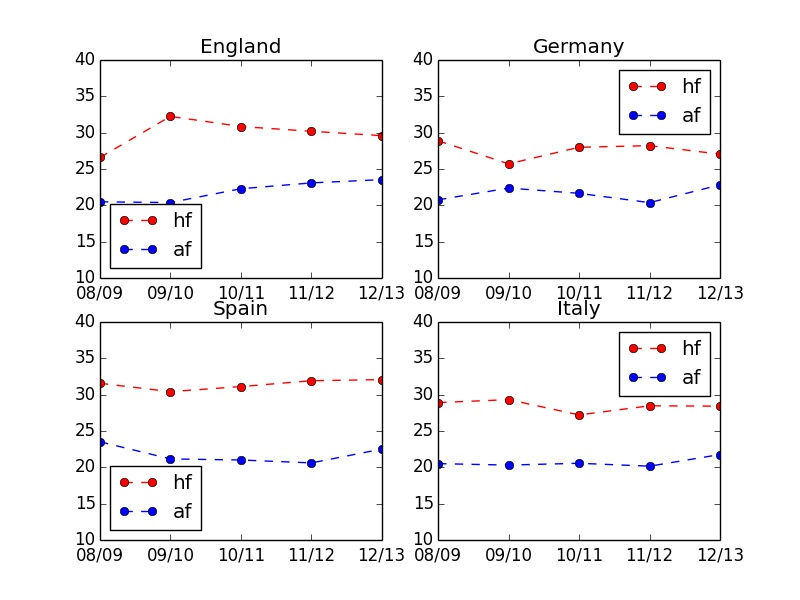

Recreate this plot in Python.
import re
import numpy as np
from pandas import DataFrame
import matplotlib.pyplot as plt
import pandas as pd
#pd.set_option('display.mpl_style', 'default')

#read data from html source code from ESPN : http://espnfc.com/?cc=5901
#in this website, we download the club statistics from 08/09 to 12/13 for six highest European leagues,
#which are Premier(English), Dutch, French, Bundesliga(German), SerieA(Italy) and La liga(Spanish)

#since each data sets (html source code) have different patterns, we need to load them one by one
#then answer the question whether the home-team has some advantages
#read data for English league
filename = 'premier0809.txt'
txt = open(filename)
data1 = txt.read()
data2 = data1.split('Manchester United')
data3 = data2[1].split('tbody')
regex = re.compile('>-*[0-9]+')
data4 = regex.findall(data3[0])
data5 = ' '+' '.join(data4)
data6 = data5.split(' >')[1:]
data7 = ['1']+data6
data8 = np.array(data7).reshape(20,19)
index = data8[:,0]
premier0809 = DataFrame(data8,columns =['id','op','ow','od','ol','of','oa','hw','hd','hl','hf','ha','aw','ad','al','af','aa','gd','pts'],dtype='float64',index=index)

filename = 'premier0910.txt'
txt = open(filename)
data1 = txt.read()
data2 = data1.split('Chelsea')
data3 = data2[1].split('tbody')
regex = re.compile('>-*[0-9]+')
data4 = regex.findall(data3[0])
data5 = ' '+' '.join(data4)
data6 = data5.split(' >')[1:]
data7 = ['1']+data6
data8 = np.array(data7).reshape(20,19)
index = data8[:,0]
premier0910 = DataFrame(data8,columns =['id','op','ow','od','ol','of','oa','hw','hd','hl','hf','ha','aw','ad','al','af','aa','gd','pts'],dtype='float64',index=index)

filename = 'premier1011.txt'
txt = open(filename)
data1 = txt.read()
data2 = data1.split('Manchester United')
data3 = data2[1].split('tbody')
regex = re.compile('>-*[0-9]+')
data4 = regex.findall(data3[0])
data5 = ' '+' '.join(data4)
data6 = data5.split(' >')[1:]
data7 = ['1']+data6
data8 = np.array(data7).reshape(20,19)
index = data8[:,0]
premier1011 = DataFrame(data8,columns =['id','op','ow','od','ol','of','oa','hw','hd','hl','hf','ha','aw','ad','al','af','aa','gd','pts'],dtype='float64',index=index)

filename = 'premier1112.txt'
txt = open(filename)
data1 = txt.read()
data2 = data1.split('Manchester City')
data3 = data2[1].split('tbody')
regex = re.compile('>-*[0-9]+')
data4 = regex.findall(data3[0])
data5 = ' '+' '.join(data4)
data6 = data5.split(' >')[1:]
data7 = ['1']+data6
data8 = np.array(data7).reshape(20,19)
index = data8[:,0]
premier1112 = DataFrame(data8,columns =['id','op','ow','od','ol','of','oa','hw','hd','hl','hf','ha','aw','ad','al','af','aa','gd','pts'],dtype='float64',index=index)

filename = 'premier1213.txt'
txt = open(filename)
data1 = txt.read()
data2 = data1.split('Manchester United')
data3 = data2[1].split('tbody')
regex = re.compile('>-*[0-9]+')
data4 = regex.findall(data3[0])
data5 = ' '+' '.join(data4)
data6 = data5.split(' >')[1:]
data7 = ['1']+data6
data8 = np.array(data7).reshape(20,19)
index = data8[:,0]
premier1213 = DataFrame(data8,columns =['id','op','ow','od','ol','of','oa','hw','hd','hl','hf','ha','aw','ad','al','af','aa','gd','pts'],dtype='float64',index=index)

premier1213hf = premier1213['hf']
premier1213af = premier1213['af']

#compute the different performances for home team and guest team
premierhf = [np.mean(premier0809['hf']),np.mean(premier0910['hf']),np.mean(premier1011['hf']),np.mean(premier1112['hf']),np.mean(premier1213['hf'])]
premieraf = [np.mean(premier0809['af']),np.mean(premier0910['af']),np.mean(premier1011['af']),np.mean(premier1112['af']),np.mean(premier1213['af'])]
#print premierhf
#print premieraf

#read data for German league
filename = 'bundesliga0809.txt'
txt = open(filename)
data1 = txt.read()
data2 = data1.split('VfL Wolfsburg')
data3 = data2[1].split('tbody')
regex = re.compile('>-*[0-9]+')
data4 = regex.findall(data3[0])
data5 = ' '+' '.join(data4)
data6 = data5.split(' >')[1:]
data7 = ['1']+data6
data8 = np.array(data7).reshape(18,19)
index = data8[:,0]
bundesliga0809 = DataFrame(data8,columns =['id','op','ow','od','ol','of','oa','hw','hd','hl','hf','ha','aw','ad','al','af','aa','gd','pts'],dtype='float64',index=index)

filename = 'bundesliga0910.txt'
txt = open(filename)
data1 = txt.read()
data2 = data1.split('Bayern Munich')
data3 = data2[1].split('tbody')
regex = re.compile('>-*[0-9]+')
data4 = regex.findall(data3[0])
data5 = ' '+' '.join(data4)
data6 = data5.split(' >')[1:]
data7 = ['1']+data6
data8 = np.array(data7).reshape(18,19)
index = data8[:,0]
bundesliga0910 = DataFrame(data8,columns =['id','op','ow','od','ol','of','oa','hw','hd','hl','hf','ha','aw','ad','al','af','aa','gd','pts'],dtype='float64',index=index)

filename = 'bundesliga1011.txt'
txt = open(filename)
data1 = txt.read()
data2 = data1.split('Borussia Dortmund')
data3 = data2[1].split('tbody')
regex = re.compile('>-*[0-9]+')
data4 = regex.findall(data3[0])
data5 = ' '+' '.join(data4)
data6 = data5.split(' >')[1:]
data7 = ['1']+data6
data8 = np.array(data7).reshape(18,19)
index = data8[:,0]
bundesliga1011 = DataFrame(data8,columns =['id','op','ow','od','ol','of','oa','hw','hd','hl','hf','ha','aw','ad','al','af','aa','gd','pts'],dtype='float64',index=index)

filename = 'bundesliga1112.txt'
txt = open(filename)
data1 = txt.read()
data2 = data1.split('Borussia Dortmund')
data3 = data2[1].split('tbody')
regex = re.compile('>-*[0-9]+')
data4 = regex.findall(data3[0])
data5 = ' '+' '.join(data4)
data6 = data5.split(' >')[1:]
data7 = ['1']+data6
data8 = np.array(data7).reshape(18,19)
index = data8[:,0]
bundesliga1112 = DataFrame(data8,columns =['id','op','ow','od','ol','of','oa','hw','hd','hl','hf','ha','aw','ad','al','af','aa','gd','pts'],dtype='float64',index=index)

filename = 'bundesliga1213.txt'
txt = open(filename)
data1 = txt.read()
data2 = data1.split('Bayern Munich')
data3 = data2[1].split('tbody')
regex = re.compile('>-*[0-9]+')
data4 = regex.findall(data3[0])
data5 = ' '+' '.join(data4)
data6 = data5.split(' >')[1:]
data7 = ['1']+data6
data8 = np.array(data7).reshape(18,19)
index = data8[:,0]
bundesliga1213 = DataFrame(data8,columns =['id','op','ow','od','ol','of','oa','hw','hd','hl','hf','ha','aw','ad','al','af','aa','gd','pts'],dtype='float64',index=index)

bundesligahf = [np.mean(bundesliga0809['hf']),np.mean(bundesliga0910['hf']),np.mean(bundesliga1011['hf']),np.mean(bundesliga1112['hf']),np.mean(bundesliga1213['hf'])]
bundesligaaf = [np.mean(bundesliga0809['af']),np.mean(bundesliga0910['af']),np.mean(bundesliga1011['af']),np.mean(bundesliga1112['af']),np.mean(bundesliga1213['af'])]


#read data for Dutch league
filename = 'dutch0809.txt'
txt = open(filename)
data1 = txt.read()
data2 = data1.split('AZ Alkmaar')
data3 = data2[1].split('tbody')
regex = re.compile('>-*[0-9]+')
data4 = regex.findall(data3[0])
data5 = ' '+' '.join(data4)
data6 = data5.split(' >')[1:]
data7 = ['1']+data6
data8 = np.array(data7).reshape(18,19)
index = data8[:,0]
dutch0809 = DataFrame(data8,columns =['id','op','ow','od','ol','of','oa','hw','hd','hl','hf','ha','aw','ad','al','af','aa','gd','pts'],dtype='float64',index=index)

filename = 'dutch0910.txt'
txt = open(filename)
data1 = txt.read()
data2 = data1.split('Twente Enschede')
data3 = data2[1].split('tbody')
regex = re.compile('>-*[0-9]+')
data4 = regex.findall(data3[0])
data5 = ' '+' '.join(data4)
data6 = data5.split(' >')[1:]
data7 = ['1']+data6
data8 = np.array(data7).reshape(18,19)
index = data8[:,0]
dutch0910 = DataFrame(data8,columns =['id','op','ow','od','ol','of','oa','hw','hd','hl','hf','ha','aw','ad','al','af','aa','gd','pts'],dtype='float64',index=index)

filename = 'dutch1011.txt'
txt = open(filename)
data1 = txt.read()
data2 = data1.split('Ajax Amsterdam')
data3 = data2[1].split('tbody')
regex = re.compile('>-*[0-9]+')
data4 = regex.findall(data3[0])
data5 = ' '+' '.join(data4)
data6 = data5.split(' >')[1:]
data7 = ['1']+data6
data8 = np.array(data7).reshape(18,19)
index = data8[:,0]
dutch1011 = DataFrame(data8,columns =['id','op','ow','od','ol','of','oa','hw','hd','hl','hf','ha','aw','ad','al','af','aa','gd','pts'],dtype='float64',index=index)

filename = 'dutch1112.txt'
txt = open(filename)
data1 = txt.read()
data2 = data1.split('Ajax Amsterdam')
data3 = data2[1].split('tbody')
regex = re.compile('>-*[0-9]+')
data4 = regex.findall(data3[0])
data5 = ' '+' '.join(data4)
data6 = data5.split(' >')[1:]
data7 = ['1']+data6
data8 = np.array(data7).reshape(18,19)
index = data8[:,0]
dutch1112 = DataFrame(data8,columns =['id','op','ow','od','ol','of','oa','hw','hd','hl','hf','ha','aw','ad','al','af','aa','gd','pts'],dtype='float64',index=index)

filename = 'dutch1213.txt'
txt = open(filename)
data1 = txt.read()
data2 = data1.split('Ajax Amsterdam')
data3 = data2[1].split('tbody')
regex = re.compile('>-*[0-9]+')
data4 = regex.findall(data3[0])
data5 = ' '+' '.join(data4)
data6 = data5.split(' >')[1:]
data7 = ['1']+data6
data8 = np.array(data7).reshape(18,19)
index = data8[:,0]
dutch1213 = DataFrame(data8,columns =['id','op','ow','od','ol','of','oa','hw','hd','hl','hf','ha','aw','ad','al','af','aa','gd','pts'],dtype='float64',index=index)

dutchhf = [np.mean(dutch0809['hf']),np.mean(dutch0910['hf']),np.mean(dutch1011['hf']),np.mean(dutch1112['hf']),np.mean(dutch1213['hf'])]
dutchaf = [np.mean(dutch0809['af']),np.mean(dutch0910['af']),np.mean(dutch1011['af']),np.mean(dutch1112['af']),np.mean(dutch1213['af'])]


#read data for French league
filename = 'french0809.txt'
txt = open(filename)
data1 = txt.read()
data2 = data1.split('Bordeaux')
data3 = data2[1].split('tbody')
regex = re.compile('>-*[0-9]+')
data4 = regex.findall(data3[0])
data5 = ' '+' '.join(data4)
data6 = data5.split(' >')[1:]
data7 = ['1']+data6
data8 = np.array(data7).reshape(20,19)
index = data8[:,0]
french0809 = DataFrame(data8,columns =['id','op','ow','od','ol','of','oa','hw','hd','hl','hf','ha','aw','ad','al','af','aa','gd','pts'],dtype='float64',index=index)

filename = 'french0910.txt'
txt = open(filename)
data1 = txt.read()
data2 = data1.split('Marseille')
data3 = data2[1].split('tbody')
regex = re.compile('>-*[0-9]+')
data4 = regex.findall(data3[0])
data5 = ' '+' '.join(data4)
data6 = data5.split(' >')[1:]
data7 = ['1']+data6
data8 = np.array(data7).reshape(20,19)
index = data8[:,0]
french0910 = DataFrame(data8,columns =['id','op','ow','od','ol','of','oa','hw','hd','hl','hf','ha','aw','ad','al','af','aa','gd','pts'],dtype='float64',index=index)

filename = 'french1011.txt'
txt = open(filename)
data1 = txt.read()
data2 = data1.split('Lille')
data3 = data2[1].split('tbody')
regex = re.compile('>-*[0-9]+')
data4 = regex.findall(data3[0])
data5 = ' '+' '.join(data4)
data6 = data5.split(' >')[1:]
data7 = ['1']+data6
data8 = np.array(data7).reshape(20,19)
index = data8[:,0]
french1011 = DataFrame(data8,columns =['id','op','ow','od','ol','of','oa','hw','hd','hl','hf','ha','aw','ad','al','af','aa','gd','pts'],dtype='float64',index=index)

filename = 'french1112.txt'
txt = open(filename)
data1 = txt.read()
data2 = data1.split('Montpellier')
data3 = data2[1].split('tbody')
regex = re.compile('>-*[0-9]+')
data4 = regex.findall(data3[0])
data5 = ' '+' '.join(data4)
data6 = data5.split(' >')[1:]
data7 = ['1']+data6
data8 = np.array(data7).reshape(20,19)
index = data8[:,0]
french1112 = DataFrame(data8,columns =['id','op','ow','od','ol','of','oa','hw','hd','hl','hf','ha','aw','ad','al','af','aa','gd','pts'],dtype='float64',index=index)

filename = 'french1213.txt'
txt = open(filename)
data1 = txt.read()
data2 = data1.split('Paris')
data3 = data2[1].split('tbody')
regex = re.compile('>-*[0-9]+')
data4 = regex.findall(data3[0])
data5 = ' '+' '.join(data4)
data6 = data5.split(' >')[1:]
data7 = ['1']+data6
data8 = np.array(data7).reshape(20,19)
index = data8[:,0]
french1213 = DataFrame(data8,columns =['id','op','ow','od','ol','of','oa','hw','hd','hl','hf','ha','aw','ad','al','af','aa','gd','pts'],dtype='float64',index=index)

frenchhf = [np.mean(french0809['hf']),np.mean(french0910['hf']),np.mean(french1011['hf']),np.mean(french1112['hf']),np.mean(french1213['hf'])]
frenchaf = [np.mean(french0809['af']),np.mean(french0910['af']),np.mean(french1011['af']),np.mean(french1112['af']),np.mean(french1213['af'])]


#read data for Spanish league
filename = 'laliga0809.txt'
txt = open(filename)
data1 = txt.read()
data2 = data1.split('Barcelona')
data3 = data2[1].split('tbody')
regex = re.compile('>-*[0-9]+')
data4 = regex.findall(data3[0])
data5 = ' '+' '.join(data4)
data6 = data5.split(' >')[1:]
data7 = ['1']+data6
data8 = np.array(data7).reshape(20,19)
index = data8[:,0]
laliga0809 = DataFrame(data8,columns =['id','op','ow','od','ol','of','oa','hw','hd','hl','hf','ha','aw','ad','al','af','aa','gd','pts'],dtype='float64',index=index)

filename = 'laliga0910.txt'
txt = open(filename)
data1 = txt.read()
data2 = data1.split('Barcelona')
data3 = data2[1].split('tbody')
regex = re.compile('>-*[0-9]+')
data4 = regex.findall(data3[0])
data5 = ' '+' '.join(data4)
data6 = data5.split(' >')[1:]
data7 = ['1']+data6
data8 = np.array(data7).reshape(20,19)
index = data8[:,0]
laliga0910 = DataFrame(data8,columns =['id','op','ow','od','ol','of','oa','hw','hd','hl','hf','ha','aw','ad','al','af','aa','gd','pts'],dtype='float64',index=index)

filename = 'laliga1011.txt'
txt = open(filename)
data1 = txt.read()
data2 = data1.split('Barcelona')
data3 = data2[1].split('tbody')
regex = re.compile('>-*[0-9]+')
data4 = regex.findall(data3[0])
data5 = ' '+' '.join(data4)
data6 = data5.split(' >')[1:]
data7 = ['1']+data6
data8 = np.array(data7).reshape(20,19)
index = data8[:,0]
laliga1011 = DataFrame(data8,columns =['id','op','ow','od','ol','of','oa','hw','hd','hl','hf','ha','aw','ad','al','af','aa','gd','pts'],dtype='float64',index=index)

filename = 'laliga1112.txt'
txt = open(filename)
data1 = txt.read()
data2 = data1.split('Real Madrid')
data3 = data2[1].split('tbody')
regex = re.compile('>-*[0-9]+')
data4 = regex.findall(data3[0])
data5 = ' '+' '.join(data4)
data6 = data5.split(' >')[1:]
data7 = ['1']+data6
data8 = np.array(data7).reshape(20,19)
index = data8[:,0]
laliga1112 = DataFrame(data8,columns =['id','op','ow','od','ol','of','oa','hw','hd','hl','hf','ha','aw','ad','al','af','aa','gd','pts'],dtype='float64',index=index)

filename = 'laliga1213.txt'
txt = open(filename)
data1 = txt.read()
data2 = data1.split('Barcelona')
data3 = data2[1].split('tbody')
regex = re.compile('>-*[0-9]+')
data4 = regex.findall(data3[0])
data5 = ' '+' '.join(data4)
data6 = data5.split(' >')[1:]
data7 = ['1']+data6
data8 = np.array(data7).reshape(20,19)
index = data8[:,0]
laliga1213 = DataFrame(data8,columns =['id','op','ow','od','ol','of','oa','hw','hd','hl','hf','ha','aw','ad','al','af','aa','gd','pts'],dtype='float64',index=index)

laligahf = [np.mean(laliga0809['hf']),np.mean(laliga0910['hf']),np.mean(laliga1011['hf']),np.mean(laliga1112['hf']),np.mean(laliga1213['hf'])]
laligaaf = [np.mean(laliga0809['af']),np.mean(laliga0910['af']),np.mean(laliga1011['af']),np.mean(laliga1112['af']),np.mean(laliga1213['af'])]


#read data for Italian league
filename = 'serieA0809.txt'
txt = open(filename)
data1 = txt.read()
data2 = data1.split('Internazionale')
data3 = data2[1].split('tbody')
regex = re.compile('>-*[0-9]+')
data4 = regex.findall(data3[0])
data5 = ' '+' '.join(data4)
data6 = data5.split(' >')[1:]
data7 = ['1']+data6
data8 = np.array(data7).reshape(20,19)
index = data8[:,0]
serieA0809 = DataFrame(data8,columns =['id','op','ow','od','ol','of','oa','hw','hd','hl','hf','ha','aw','ad','al','af','aa','gd','pts'],dtype='float64',index=index)

filename = 'serieA0910.txt'
txt = open(filename)
data1 = txt.read()
data2 = data1.split('Internazionale')
data3 = data2[1].split('tbody')
regex = re.compile('>-*[0-9]+')
data4 = regex.findall(data3[0])
data5 = ' '+' '.join(data4)
data6 = data5.split(' >')[1:]
data7 = ['1']+data6
data8 = np.array(data7).reshape(20,19)
index = data8[:,0]
serieA0910 = DataFrame(data8,columns =['id','op','ow','od','ol','of','oa','hw','hd','hl','hf','ha','aw','ad','al','af','aa','gd','pts'],dtype='float64',index=index)

filename = 'serieA1011.txt'
txt = open(filename)
data1 = txt.read()
data2 = data1.split('AC Milan')
data3 = data2[1].split('tbody')
regex = re.compile('>-*[0-9]+')
data4 = regex.findall(data3[0])
data5 = ' '+' '.join(data4)
data6 = data5.split(' >')[1:]
data7 = ['1']+data6
data8 = np.array(data7).reshape(20,19)
index = data8[:,0]
serieA1011 = DataFrame(data8,columns =['id','op','ow','od','ol','of','oa','hw','hd','hl','hf','ha','aw','ad','al','af','aa','gd','pts'],dtype='float64',index=index)

filename = 'serieA1112.txt'
txt = open(filename)
data1 = txt.read()
data2 = data1.split('Juventus')
data3 = data2[1].split('tbody')
regex = re.compile('>-*[0-9]+')
data4 = regex.findall(data3[0])
data5 = ' '+' '.join(data4)
data6 = data5.split(' >')[1:]
data7 = ['1']+data6
data8 = np.array(data7).reshape(20,19)
index = data8[:,0]
serieA1112 = DataFrame(data8,columns =['id','op','ow','od','ol','of','oa','hw','hd','hl','hf','ha','aw','ad','al','af','aa','gd','pts'],dtype='float64',index=index)

filename = 'serieA1213.txt'
txt = open(filename)
data1 = txt.read()
data2 = data1.split('Juventus')
data3 = data2[1].split('tbody')
regex = re.compile('>-*[0-9]+')
data4 = regex.findall(data3[0])
data5 = ' '+' '.join(data4)
data6 = data5.split(' >')[1:]
data7 = ['1']+data6
data8 = np.array(data7).reshape(20,19)
index = data8[:,0]
serieA1213 = DataFrame(data8,columns =['id','op','ow','od','ol','of','oa','hw','hd','hl','hf','ha','aw','ad','al','af','aa','gd','pts'],dtype='float64',index=index)

serieAhf = [np.mean(serieA0809['hf']),np.mean(serieA0910['hf']),np.mean(serieA1011['hf']),np.mean(serieA1112['hf']),np.mean(serieA1213['hf'])]
serieAaf = [np.mean(serieA0809['af']),np.mean(serieA0910['af']),np.mean(serieA1011['af']),np.mean(serieA1112['af']),np.mean(serieA1213['af'])]
#print serieAhf
#print serieAaf

#total "home-away" difference for each country
countryhf = [np.mean(dutchhf),np.mean(premierhf),np.mean(serieAhf),np.mean(bundesligahf),np.mean(laligahf),np.mean(frenchhf)]
countryaf = [np.mean(dutchaf),np.mean(premieraf),np.mean(serieAaf),np.mean(bundesligaaf),np.mean(laligaaf),np.mean(frenchaf)]
#print countryhf
#print countryaf

#next, we will deal with the question: which one is more important, offence or defence?
#we calculate the average points earned by top 5 offensive-ranked teams, which measured by "goals scored".

dutchatt0809 = np.mean(dutch0809.sort('of',ascending = False)['pts'][0:5])
dutchatt0910 = np.mean(dutch0910.sort('of',ascending = False)['pts'][0:5])
dutchatt1011 = np.mean(dutch1011.sort('of',ascending = False)['pts'][0:5])
dutchatt1112 = np.mean(dutch1112.sort('of',ascending = False)['pts'][0:5])
dutchatt1213 = np.mean(dutch1213.sort('of',ascending = False)['pts'][0:5])
dutchatt = [dutchatt0809,dutchatt0910,dutchatt1011,dutchatt1112,dutchatt1213]

#we calculate the average points earned by top 5 defensive-ranked teams, which measured by "goals against".

dutchdef0809 = np.mean(dutch0809.sort('oa')['pts'][0:5])
dutchdef0910 = np.mean(dutch0910.sort('oa')['pts'][0:5])
dutchdef1011 = np.mean(dutch1011.sort('oa')['pts'][0:5])
dutchdef1112 = np.mean(dutch1112.sort('oa')['pts'][0:5])
dutchdef1213 = np.mean(dutch1213.sort('oa')['pts'][0:5])
dutchdef = [dutchdef0809,dutchdef0910,dutchdef1011,dutchdef1112,dutchdef1213]

#print dutchatt
#print dutchdef

premieratt0809 = np.mean(premier0809.sort('of',ascending = False)['pts'][0:5])
premieratt0910 = np.mean(premier0910.sort('of',ascending = False)['pts'][0:5])
premieratt1011 = np.mean(premier1011.sort('of',ascending = False)['pts'][0:5])
premieratt1112 = np.mean(premier1112.sort('of',ascending = False)['pts'][0:5])
premieratt1213 = np.mean(premier1213.sort('of',ascending = False)['pts'][0:5])
premieratt = [premieratt0809,premieratt0910,premieratt1011,premieratt1112,premieratt1213]

premierdef0809 = np.mean(premier0809.sort('oa')['pts'][0:5])
premierdef0910 = np.mean(premier0910.sort('oa')['pts'][0:5])
premierdef1011 = np.mean(premier1011.sort('oa')['pts'][0:5])
premierdef1112 = np.mean(premier1112.sort('oa')['pts'][0:5])
premierdef1213 = np.mean(premier1213.sort('oa')['pts'][0:5])
premierdef = [premierdef0809,premierdef0910,premierdef1011,premierdef1112,premierdef1213]

#print premieratt
#print premierdef

serieAatt0809 = np.mean(serieA0809.sort('of',ascending = False)['pts'][0:5])
serieAatt0910 = np.mean(serieA0910.sort('of',ascending = False)['pts'][0:5])
serieAatt1011 = np.mean(serieA1011.sort('of',ascending = False)['pts'][0:5])
serieAatt1112 = np.mean(serieA1112.sort('of',ascending = False)['pts'][0:5])
serieAatt1213 = np.mean(serieA1213.sort('of',ascending = False)['pts'][0:5])
serieAatt = [serieAatt0809,serieAatt0910,serieAatt1011,serieAatt1112,serieAatt1213]

serieAdef0809 = np.mean(serieA0809.sort('oa')['pts'][0:5])
serieAdef0910 = np.mean(serieA0910.sort('oa')['pts'][0:5])
serieAdef1011 = np.mean(serieA1011.sort('oa')['pts'][0:5])
serieAdef1112 = np.mean(serieA1112.sort('oa')['pts'][0:5])
serieAdef1213 = np.mean(serieA1213.sort('oa')['pts'][0:5])
serieAdef = [serieAdef0809,serieAdef0910,serieAdef1011,serieAdef1112,serieAdef1213]

#print serieAatt
#print serieAdef

bundesligaatt0809 = np.mean(bundesliga0809.sort('of',ascending = False)['pts'][0:5])
bundesligaatt0910 = np.mean(bundesliga0910.sort('of',ascending = False)['pts'][0:5])
bundesligaatt1011 = np.mean(bundesliga1011.sort('of',ascending = False)['pts'][0:5])
bundesligaatt1112 = np.mean(bundesliga1112.sort('of',ascending = False)['pts'][0:5])
bundesligaatt1213 = np.mean(bundesliga1213.sort('of',ascending = False)['pts'][0:5])
bundesligaatt = [bundesligaatt0809,bundesligaatt0910,bundesligaatt1011,bundesligaatt1112,bundesligaatt1213]

bundesligadef0809 = np.mean(bundesliga0809.sort('oa')['pts'][0:5])
bundesligadef0910 = np.mean(bundesliga0910.sort('oa')['pts'][0:5])
bundesligadef1011 = np.mean(bundesliga1011.sort('oa')['pts'][0:5])
bundesligadef1112 = np.mean(bundesliga1112.sort('oa')['pts'][0:5])
bundesligadef1213 = np.mean(bundesliga1213.sort('oa')['pts'][0:5])
bundesligadef = [bundesligadef0809,bundesligadef0910,bundesligadef1011,bundesligadef1112,bundesligadef1213]

#print bundesligaatt
#print bundesligadef

laligaatt0809 = np.mean(laliga0809.sort('of',ascending = False)['pts'][0:5])
laligaatt0910 = np.mean(laliga0910.sort('of',ascending = False)['pts'][0:5])
laligaatt1011 = np.mean(laliga1011.sort('of',ascending = False)['pts'][0:5])
laligaatt1112 = np.mean(laliga1112.sort('of',ascending = False)['pts'][0:5])
laligaatt1213 = np.mean(laliga1213.sort('of',ascending = False)['pts'][0:5])
laligaatt = [laligaatt0809,laligaatt0910,laligaatt1011,laligaatt1112,laligaatt1213]

laligadef0809 = np.mean(laliga0809.sort('oa')['pts'][0:5])
laligadef0910 = np.mean(laliga0910.sort('oa')['pts'][0:5])
laligadef1011 = np.mean(laliga1011.sort('oa')['pts'][0:5])
laligadef1112 = np.mean(laliga1112.sort('oa')['pts'][0:5])
laligadef1213 = np.mean(laliga1213.sort('oa')['pts'][0:5])
laligadef = [laligadef0809,laligadef0910,laligadef1011,laligadef1112,laligadef1213]

#print laligaatt
#print laligadef

frenchatt0809 = np.mean(french0809.sort('of',ascending = False)['pts'][0:5])
frenchatt0910 = np.mean(french0910.sort('of',ascending = False)['pts'][0:5])
frenchatt1011 = np.mean(french1011.sort('of',ascending = False)['pts'][0:5])
frenchatt1112 = np.mean(french1112.sort('of',ascending = False)['pts'][0:5])
frenchatt1213 = np.mean(french1213.sort('of',ascending = False)['pts'][0:5])
frenchatt = [frenchatt0809,frenchatt0910,frenchatt1011,frenchatt1112,frenchatt1213]

frenchdef0809 = np.mean(french0809.sort('oa')['pts'][0:5])
frenchdef0910 = np.mean(french0910.sort('oa')['pts'][0:5])
frenchdef1011 = np.mean(french1011.sort('oa')['pts'][0:5])
frenchdef1112 = np.mean(french1112.sort('oa')['pts'][0:5])
frenchdef1213 = np.mean(french1213.sort('oa')['pts'][0:5])
frenchdef = [frenchdef0809,frenchdef0910,frenchdef1011,frenchdef1112,frenchdef1213]

#print frenchatt
#print frenchdef

#plot home-away effect for each league
year = [9,10,11,12,13]
fig = plt.figure()

ax1 = fig.add_subplot(2, 2, 1)
#subplots_adjust(left=None, bottom=None, right=None, top=None, wspace=None, hspace=None)
ax1.plot(year, premierhf, color = 'r', label = 'home', linestyle='dashed', marker='o')
ax1.plot(year, premieraf, color = 'b', label = 'guest', linestyle='dashed', marker='o')
plt.ylim([10, 50])
ax1.legend(loc='best')
ticks = ax1.set_xticks([9, 10, 11, 12, 13])
labels = ax1.set_xticklabels(['08/09', '09/10', '10/11', '11/12', '12/13'])
ax1.set_ylabel('# of goals')
ax1.set_title('England')

ax2 = fig.add_subplot(2, 2, 2)
ax2.plot(year, bundesligahf, color = 'r', label = 'home', linestyle='dashed', marker='o')
ax2.plot(year, bundesligaaf, color = 'b', label = 'guest', linestyle='dashed', marker='o')
plt.ylim([10, 50])
ax2.legend(loc='best')
ticks = ax2.set_xticks([9, 10, 11, 12, 13])
labels = ax2.set_xticklabels(['08/09', '09/10', '10/11', '11/12', '12/13'])
ax2.set_title('Germany')

ax3 = fig.add_subplot(2, 2, 3)
ax3.plot(year, laligahf, color = 'r', label = 'home', linestyle='dashed', marker='o')
ax3.plot(year, laligaaf, color = 'b', label = 'guest', linestyle='dashed', marker='o')
plt.ylim([10, 50])
ax3.legend(loc='best')
ticks = ax3.set_xticks([9, 10, 11, 12, 13])
labels = ax3.set_xticklabels(['08/09', '09/10', '10/11', '11/12', '12/13'])
ax3.set_title('Spain')
ax3.set_ylabel('# of goals')
ax3.set_xlabel('years')

ax4 = fig.add_subplot(2, 2, 4)
ax4.plot(year, serieAhf, color = 'r', label = 'home', linestyle='dashed', marker='o')
ax4.plot(year, serieAaf, color = 'b', label = 'guest', linestyle='dashed', marker='o')
plt.ylim([10, 50])
ax4.legend(loc='best')
ticks = ax4.set_xticks([9, 10, 11, 12, 13])
labels = ax4.set_xticklabels(['08/09', '09/10', '10/11', '11/12', '12/13'])
ax4.set_title('Italy')
ax4.set_xlabel('years')
plt.suptitle('Home Away Assumption')


plt.savefig('homeaway.jpeg')

#plot att vs def for each league
year = [9,10,11,12,13]
fig = plt.figure()

ax1 = fig.add_subplot(2, 2, 1)
#subplots_adjust(left=None, bottom=None, right=None, top=None, wspace=None, hspace=None)
ax1.plot(year, premieratt, color = 'k', label = 'att', linestyle='dashed', marker='o')
ax1.plot(year, premierdef, color = 'r', label = 'def', linestyle='dashed', marker='o')
plt.ylim([60, 80])
ax1.legend(loc='best')
ticks = ax1.set_xticks([9, 10, 11, 12, 13])
labels = ax1.set_xticklabels(['08/09', '09/10', '10/11', '11/12', '12/13'])
ax1.set_title('England')
ax1.set_ylabel('# of points')

ax2 = fig.add_subplot(2, 2, 2)
ax2.plot(year, frenchatt, color = 'k', label = 'att', linestyle='dashed', marker='o')
ax2.plot(year, frenchdef, color = 'r', label = 'def', linestyle='dashed', marker='o')
plt.ylim([55, 75])
ax2.legend(loc='best')
ticks = ax2.set_xticks([9, 10, 11, 12, 13])
labels = ax2.set_xticklabels(['08/09', '09/10', '10/11', '11/12', '12/13'])
ax2.set_title('France')


ax3 = fig.add_subplot(2, 2, 3)
ax3.plot(year, laligaatt, color = 'k', label = 'att', linestyle='dashed', marker='o')
ax3.plot(year, laligadef, color = 'r', label = 'def', linestyle='dashed', marker='o')
plt.ylim([60, 80])
ax3.legend(loc='best')
ticks = ax3.set_xticks([9, 10, 11, 12, 13])
labels = ax3.set_xticklabels(['08/09', '09/10', '10/11', '11/12', '12/13'])
ax3.set_title('Spain')
ax3.set_xlabel('years')
ax3.set_ylabel('# of points')

ax4 = fig.add_subplot(2, 2, 4)
ax4.plot(year, serieAatt, color = 'k', label = 'att', linestyle='dashed', marker='o')
ax4.plot(year, serieAdef, color = 'r', label = 'def', linestyle='dashed', marker='o')
plt.ylim([60, 80])
ax4.legend(loc='best')
ticks = ax4.set_xticks([9, 10, 11, 12, 13])
labels = ax4.set_xticklabels(['08/09', '09/10', '10/11', '11/12', '12/13'])
ax4.set_title('Italy')
ax4.set_xlabel('years')

plt.suptitle('Teams better in Att vs Teams better in Def')
plt.savefig('attdef.jpeg')

#plot the home-away effect for countries ordered by land
fig = plt.figure()
ax1 = fig.add_subplot(1, 1, 1)
ax1.plot([1,2,3,4,5,6], countryhf, color = 'k', label = 'home', linestyle='dashed', marker='o')
ax1.plot([1,2,3,4,5,6], countryaf, color = 'r', label = 'away', linestyle='dashed', marker='o')
ax1.plot([1,2,3,4,5,6], np.array(countryhf) - np.array(countryaf), color = 'b', label = 'difference', linestyle='dashed', marker='o')
ax1.hlines(np.mean(np.array(countryhf)),1,6, color = 'k')
ax1.hlines(np.mean(np.array(countryaf)),1,6, color = 'r')
ax1.hlines(np.mean(np.array(countryhf) - np.array(countryaf)),1,6, color = 'b')
plt.ylim([0, 50])
ax1.legend(loc='best')
ticks = ax1.set_xticks([1,2,3,4,5,6])
labels = ax1.set_xticklabels(['Dutch','England','Italy','Germany','Spain','France'])
ax1.set_title('Home-Away by country')
ax1.set_ylabel('total # of goals')

plt.savefig('homeawaycountry.jpeg')
print (np.mean(countryhf)-np.mean(countryaf))/((38*4+34*2)/6)


